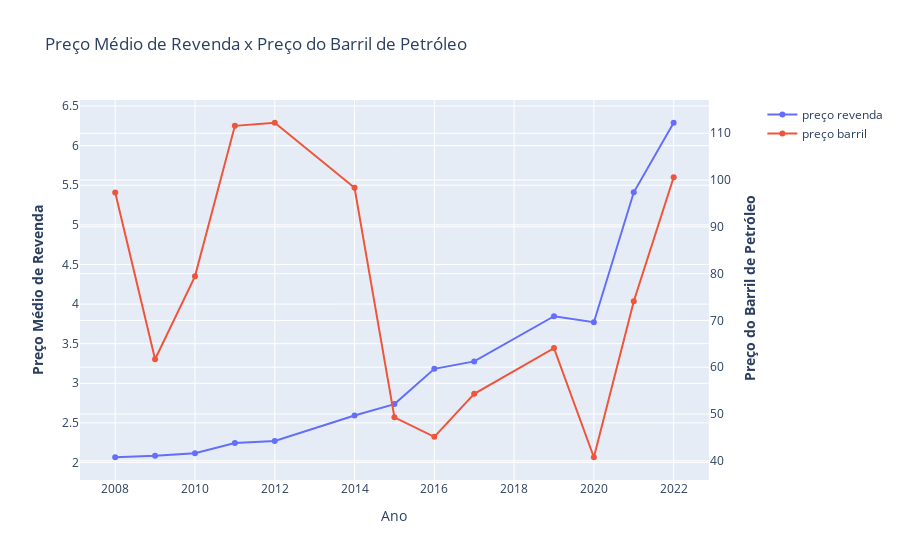

The notebook cell saved with this chart:
### Code cell
# Create figure with secondary y-axis
fig = make_subplots(specs=[[{"secondary_y": True}]])

# Add traces
fig.add_trace(
    go.Scatter(x=preco_anual_df.index, y=preco_anual_df['PREÇO MÉDIO REVENDA'], name="preço revenda"),
    secondary_y=False,
)

fig.add_trace(
    go.Scatter(x=preco_anual_df.index, y=preco_anual_df['PRC_BARRIL_BRUTO'], name="preço barril"), 
    secondary_y=True,
)



# Add figure title
fig.update_layout(
    title_text="Preço Médio de Revenda x Preço do Barril de Petróleo"
)

#fig.update_traces(textposition="middle center")

# Set x-axis title
fig.update_xaxes(title_text="Ano")

# Set y-axes titles
fig.update_yaxes(title_text="<b>Preço Médio de Revenda</b>", secondary_y=False)
fig.update_yaxes(title_text="<b> Preço do Barril de Petróleo</b>", secondary_y=True)

fig.show()

### Figure 1 — Plotly figure (JSON) as saved in the notebook; plotly's stock layout.template omitted (floating-point values rounded to 4 significant figures)
{"data": [{"name": "preço revenda", "type": "scatter", "x": [2008, 2009, 2010, 2011, 2012, 2014, 2015, 2016, 2017, 2019, 2020, 2021, 2022], "xaxis": "x", "y": [2.066, 2.086, 2.117, 2.247, 2.272, 2.593, 2.737, 3.182, 3.276, 3.847, 3.771, 5.41, 6.288], "yaxis": "y"}, {"name": "preço barril", "type": "scatter", "x": [2008, 2009, 2010, 2011, 2012, 2014, 2015, 2016, 2017, 2019, 2020, 2021, 2022], "xaxis": "x", "y": [97.34, 61.7, 79.43, 111.6, 112.3, 98.34, 49.3, 45.12, 54.31, 64.09, 40.76, 74.12, 100.6], "yaxis": "y2"}], "layout": {"title": {"text": "Preço Médio de Revenda x Preço do Barril de Petróleo"}, "xaxis": {"anchor": "y", "domain": [0, 0.94], "title": {"text": "Ano"}}, "yaxis": {"anchor": "x", "domain": [0, 1], "title": {"text": "<b>Preço Médio de Revenda</b>"}}, "yaxis2": {"anchor": "x", "overlaying": "y", "side": "right", "title": {"text": "<b> Preço do Barril de Petróleo</b>"}}}}
